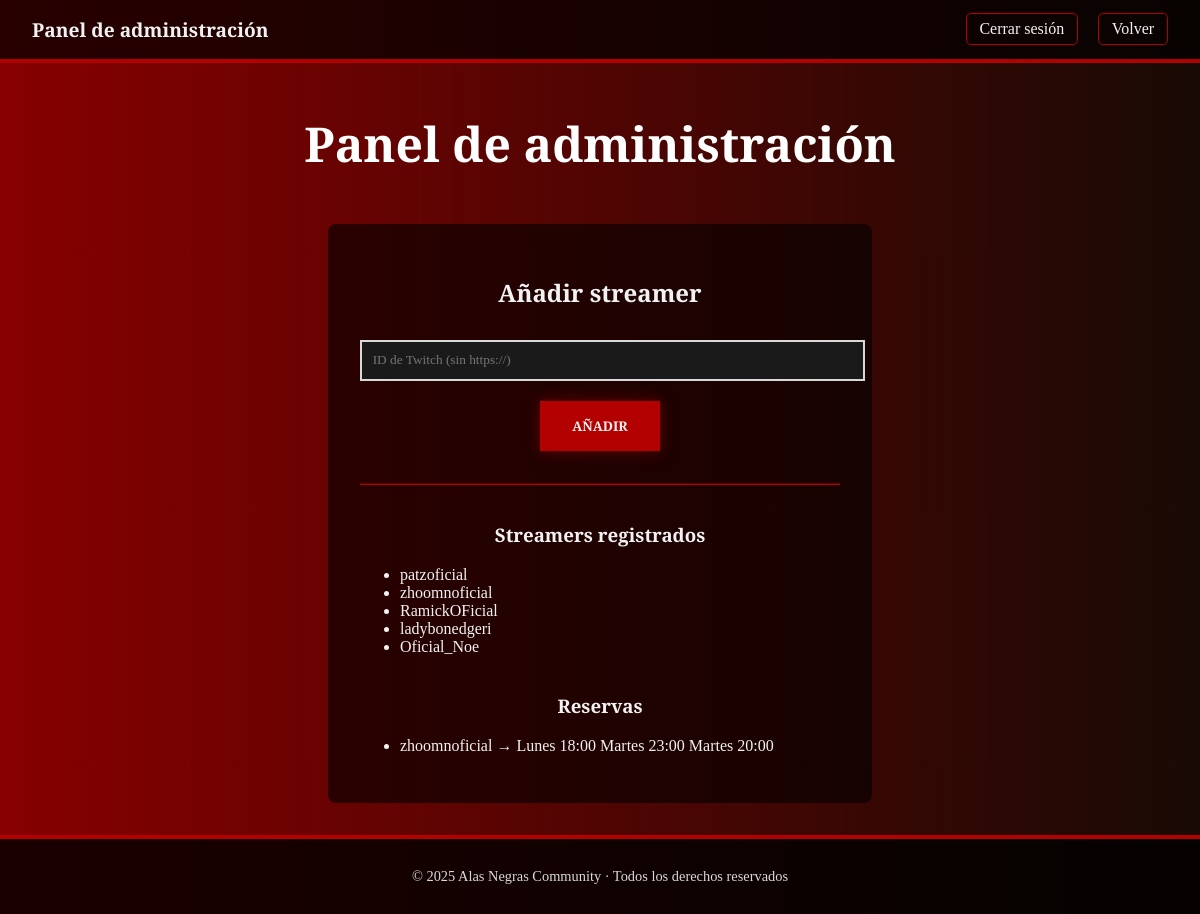
/admin (signed in), run on the app's committed database.
### models.py (models this page shows)
class TwitchUser(db.Model):
    id = db.Column(db.Integer, primary_key=True)
    twitch_id = db.Column(db.String(80), unique=True, nullable=False)

class Reserva(db.Model):
    id = db.Column(db.Integer, primary_key=True)
    twitch_id = db.Column(db.String(80), nullable=False)
    hora1 = db.Column(db.String(20))
    hora2 = db.Column(db.String(20))
    hora3 = db.Column(db.String(20))

### main.py (the view)
@app.route("/admin", methods=["GET"])
def admin_panel():
    if not session.get("is_admin"):
        flash("Acceso restringido. Por favor, inicia sesión.")
        return redirect(url_for("login"))
    ids = TwitchUser.query.all()
    reservas = Reserva.query.all()
    return render_template("admin.html", ids=ids, reservas=reservas)

### templates/admin.html (shortened to what this page needs)
<!DOCTYPE html>
<html lang="es">
<head>
  <link rel="stylesheet" href="{{ url_for('static', filename='main.css') }}">
</head>
<body>
  <header class="topbar">
    <div class="topbar-inner">
      <span class="brand">Panel de administración</span>
      <nav class="nav">
        <a href="{{ url_for('logout') }}" class="nav-link">Cerrar sesión</a>
        <a href="{{ url_for('index') }}" class="nav-link">Volver</a>
      </nav>
    </div>
  </header>
  <h1 class="titulo">Panel de administración</h1>
  <div class="formulario" style="max-width: 40em;">
    <h2 style="margin-bottom: 1em;">Añadir streamer</h2>
    <form method="POST" action="{{ url_for('admin_add_twitch') }}">
      <input type="text" name="twitch_id" placeholder="ID de Twitch (sin https://)" />
      <button type="submit" class="boton-reservar" style="margin-top: 1em;">Añadir</button>
    </form>
    <hr style="margin: 2em 0; border-color: #b30000;">
    <h3 style="margin-top: 2em;">Streamers registrados</h3>
    <ul style="text-align:left;">
      {% for u in ids %}
        <li>{{ u.twitch_id }}</li>
      {% endfor %}
    </ul>
    <h3 style="margin-top: 2em;">Reservas</h3>
    <ul style="text-align:left;">
      {% for r in reservas %}
        <li>{{ r.twitch_id }} → {{ r.hora1 }} {{ r.hora2 }} {{ r.hora3 }}</li>
      {% endfor %}
    </ul>
  </div>
  <footer>
    © 2025 Alas Negras Community · Todos los derechos reservados
  </footer>
</body>
</html>

### static/main.css (style rules this page uses)
body { background: #870000; background: -webkit-linear-gradient(to left, #190A05, #870000); background: linear-gradient(to left, #190A05, #870000); color: #f2f2f2; font-family: "DM Serif Text", serif; margin: 0; padding: 0; text-align: center; font-size: 1em; }
.topbar { background: rgba(0,0,0,0.7); border-bottom: 0.3em solid #b30000; }
.topbar-inner { display: flex; align-items: center; justify-content: space-between; padding: 1em 2em; }
.brand { font-size: 1.2em; font-weight: bold; }
.nav .nav-link { color: #f2f2f2; text-decoration: none; margin-left: 1em; padding: 0.4em 0.8em; border: 0.1em solid #b30000; border-radius: 0.3em; }
.titulo { font-size: 3em; color: #FFFFFF; margin: 1em 0 1em 0; }
.formulario { background: rgba(0, 0, 0, 0.6); border-radius: 0.5em; width: 30em; margin: 0 auto 2em auto; color: #f2f2f2; padding: 2em; }
select, input { width: 100%; padding: 0.8em; margin: 0.5em 0; background-color: #1a1a1a; border: 0.15em solid #d9d9d9; color: #f2f2f2; font-family: "DM Serif Text", serif; }
.boton-reservar { background-color: #b30000; color: #f2f2f2; border: none; padding: 1.2em 2.4em; font-weight: bold; text-transform: uppercase; font-family: "DM Serif Text", serif; box-shadow: 0 0 1em #660000; transition: all 0.3s ease; cursor: pointer; }
footer { background-color: rgba(0,0,0,0.8); color: #d9d9d9; text-align: center; padding: 2em; font-size: 0.9em; border-top: 0.3em solid #b30000; }

### data on the page
TwitchUser: twitch_id "patzoficial"
TwitchUser: twitch_id "zhoomnoficial"
TwitchUser: twitch_id "RamickOFicial"
TwitchUser: twitch_id "ladybonedgeri"
TwitchUser: twitch_id "Oficial_Noe"
Reserva: twitch_id "zhoomnoficial", hora1 "Lunes 18:00", hora2 "Martes 23:00", hora3 "Martes 20:00"
